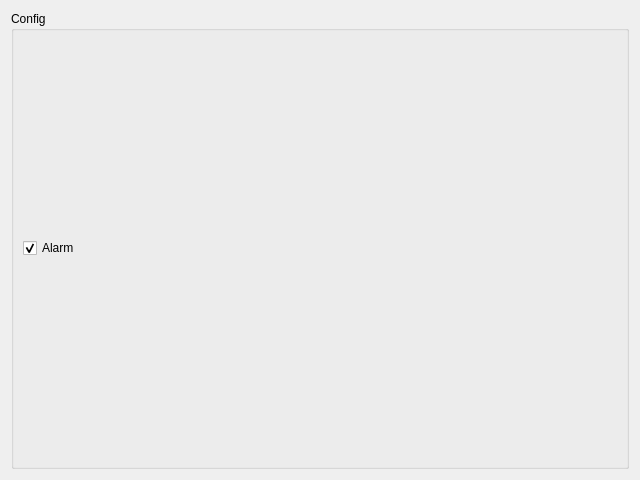
<?xml version="1.0" encoding="UTF-8"?>
<ui version="4.0">
 <class>FlameWidget</class>
 <widget class="QWidget" name="FlameWidget">
  <property name="geometry">
   <rect>
    <x>0</x>
    <y>0</y>
    <width>640</width>
    <height>480</height>
   </rect>
  </property>
  <property name="windowTitle">
   <string>Form</string>
  </property>
  <layout class="QGridLayout" name="gridLayout">
   <item row="1" column="0">
    <widget class="QGroupBox" name="groupBox">
     <property name="title">
      <string>Config</string>
     </property>
     <layout class="QGridLayout" name="gridLayout_2">
      <item row="0" column="0">
       <widget class="QCheckBox" name="alarmCheckBox">
        <property name="text">
         <string>Alarm</string>
        </property>
        <property name="checked">
         <bool>true</bool>
        </property>
       </widget>
      </item>
     </layout>
    </widget>
   </item>
  </layout>
 </widget>
 <resources/>
 <connections/>
</ui>
